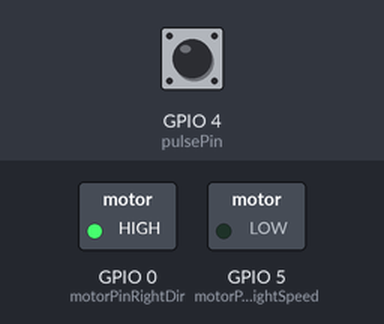
This sketch was run on a simulated ESP32. Shown: switched loads named in the sketch (green lamp = pin HIGH). The inputs (shaded band) are chosen by the test bench; at power-on: GPIO 4 (pulsePin) LOW. No MQTT or app messages arrive unless stated; what the sketch prints to the serial monitor is not drawn.

Above: at 0.1 s.
Timing chart, 0 to 1.6 s (numbered marks = the images above):
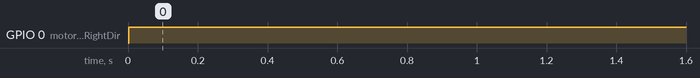

Measured:
- by itself, GPIO 0 (motorPinRightDir): LOW → HIGH at 0.00 s

The sketch:

pi-controller.ino
```cpp
#define pulsePin 4
#define motorPinRightDir  0//D2
#define motorPinRightSpeed 5//D1
#include "EspMQTTClient.h" // Version 1.11.1 of EspMQTTClient

void onConnectionEstablished();
EspMQTTClient client(
  "ABB_Gym_IOT",           // Wifi ssid
  "Welcome2abb",           // Wifi password
  "81.229.145.235",  // MQTT broker ip           // MQTT broker port maqiatto.com
  "isak.fogelberg@abbgymnasiet.se",            // MQTT username
  "apaapa",       // MQTT password
  "Microdator",          // Client name
  2883 // 1883
);

int pulseCount = 0;
int lastTime = micros();
int actualSpeed = 0;
int wantedSpeed = 0;
int write = 0;
int error = 0;
int kp = 250;
int ki = 0;
int stop = 0;
int proportional = 0;
int integral = 0;
int dt = 1000000;

// Interrupt
IRAM_ATTR void detectPulse() {
  pulseCount++;
}

bool delayMillis(int time) {
   if (micros()-lastTime >time) {
      lastTime = micros();
      return true;
   }
   else {
    return false;
   }
}
void drive(bool dir, int speed) {
  // Set direction of motor to dir
  digitalWrite(motorPinRightDir, dir);
  // Set speed to speed
  analogWrite(motorPinRightSpeed, speed);
}
void onConnectionEstablished() {
  client.subscribe("isak.fogelberg@abbgymnasiet.se/drive", [] (const String & payload) {
    if (payload == "s") {
      stop = 0;
    }
    else if (payload == "f") {
      stop = 1;
    }
  });
  client.subscribe("isak.fogelberg@abbgymnasiet.se/wantedspeed", [] (const String & payload) {
    wantedSpeed = payload.toInt();
  });
  client.subscribe("isak.fogelberg@abbgymnasiet.se/kp", [] (const String & payload) {
    kp = payload.toInt();
  });
  client.subscribe("isak.fogelberg@abbgymnasiet.se/ki", [] (const String & payload) {
    ki = payload.toInt();
  });
}
void setup() {
  // put your setup code here, to run once:
  Serial.begin(9600);
  pinMode(pulsePin, INPUT);
  pinMode(motorPinRightDir, OUTPUT);
  pinMode(motorPinRightSpeed, OUTPUT);
  attachInterrupt(digitalPinToInterrupt(pulsePin), detectPulse, RISING);
}
void loop() {
  if (delayMillis(dt)) {
    actualSpeed = (58*pulseCount*10)/48; // 58 is circumfrence/2 2 because there are 2 pulses/wheel length
    Serial.println("pulses " + String(pulseCount));
    Serial.println("k: " + String(kp));
    error = wantedSpeed - actualSpeed;
    proportional = kp*error;
    integral += error*dt;
    write += proportional + integral*ki;
    pulseCount = 0;
    client.publish("isak.fogelberg@abbgymnasiet.se/speed", String(actualSpeed));
  }
  client.loop();
  drive(true, write * stop);
}
```
